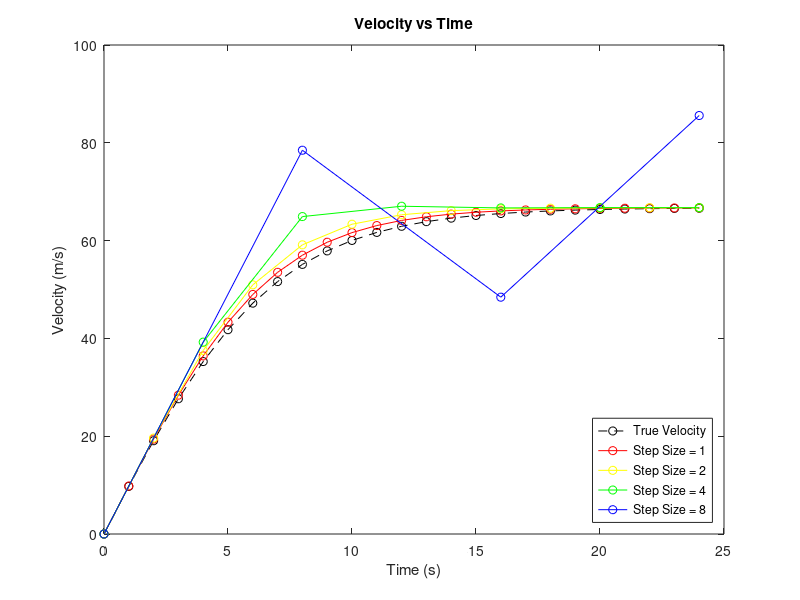
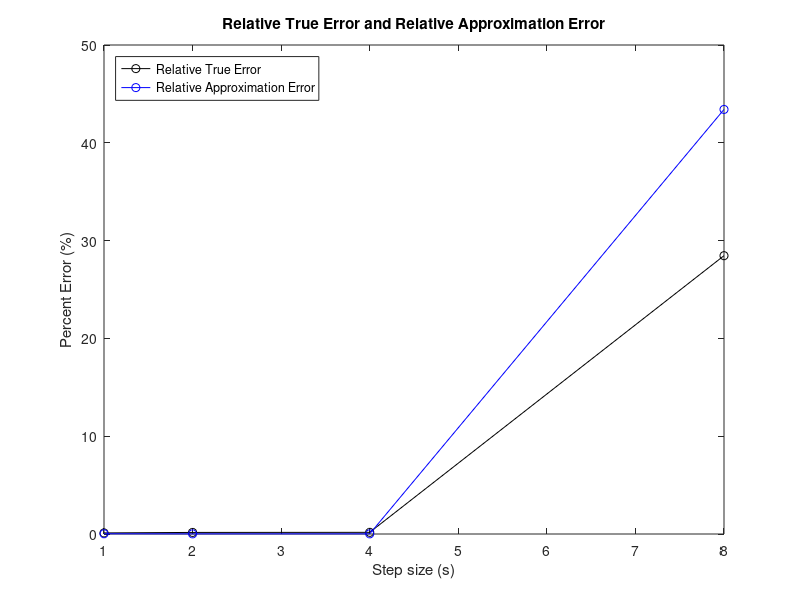

Write the MATLAB code that produced these figures, in order.
%%Raymond Waidmann
%%MAE 3100 Lab 1 8/30/19
%%Using Eulers method and different step sizes to approximate an ODE then
    %%plotting the approximations and errors

g = 9.81;
cd = 0.15;
m = 68.1;
stepsize = [1, 2, 4, 8]; %%an array of Step Sizes
steps = (24./stepsize) + 1; %%number of Steps for a given step size

v = zeros(4, 25);

for i = 1:4; %%looping throgh the rows
    v(i, 1) = 0;
    for j = 1:((steps(i))-1); %%looping through the colums, ending at appropriate steps
        v(i, j+1) = v(i,j) + ((g-((cd./m).*(v(i,j)).^2)).*stepsize(i)); 
    end; %%setting the values of 4x25 matrix v to the eulers approx for all 4 step sizes
end;

a = 0:24; %%range of time values for step size 1
disp('Time (s)     Velocity (m/s)'); %%displaying step size 1 results
disp([a', v(1,:)']);

b = 0:2:24; %%range of time values for step size 2
disp('Time (s)     Velocity (m/s)'); %%displaying step size 2 results
disp([b', v(2,1:13)']);

c = 0:4:24; %%range of time values for step size 4
disp('Time (s)     Velocity (m/s)'); %%displaying step size 4 results
disp([c', v(3,1:7)']);

d = 0:8:24; %%range of time values for step size 8
disp('Time (s)     Velocity (m/s)'); %%displaying step size 8 results
disp([d', v(4,1:4)']);

truevalue = zeros(1, 25);
for k = 2:25; %%using a for loop to initialize the true values from the given equation
    truevalue(k) = (sqrt((g.*m)./cd).*tanh(sqrt((g.*cd)/m).*(k-1)));
end;

%%graphing true value, and all 4 euler approximations on the same graph
figure(1); 
plot(a, truevalue(1,:), 'ko--');
hold on;
plot(a, v(1,:), 'ro-');
plot(b, v(2,1:13), 'yo-');
plot(c, v(3,1:7), 'go-');
plot(d, v(4,1:4), 'bo-');
xlabel('Time (s)');
ylabel('Velocity (m/s)');
legend('True Velocity', 'Step Size = 1', 'Step Size = 2', 'Step Size = 4', 'Step Size = 8', 'Location', 'southeast');
title('Velocity vs Time');
hold off;

trueerror = zeros(1,4); %%trueerror = true value - approx
reltrueerror = zeros(1,4); %% RTE = |trueerror/truevalue| *100%
relapproxerror = zeros(1,4); %%RAE = |(present approx - previous approx)/present approx| *100%

%%initializing all 3 error types in one for loop (error @24 seconds)
for m = 1:4;
    trueerror(m) = truevalue(25) - v(m,(steps(m)));
    reltrueerror(m) = abs((trueerror(m)/truevalue(25)))*100;
    relapproxerror(m) = abs(((v(m,steps(m)))-(v(m,(steps(m)-1))))/v(m,(steps(m))))*100;
end;

%%graphing relative true error and relative approx error on the same graph
figure(2);
plot(stepsize, reltrueerror(1,:), 'ko-');
hold on;
plot(stepsize, relapproxerror(1,:), 'bo-');
xlabel('Step size (s)');
ylabel('Percent Error (%)');
title('Relative True Error and Relative Approximation Error');
legend('Relative True Error', 'Relative Approximation Error', 'Location', 'northwest');
hold off;
